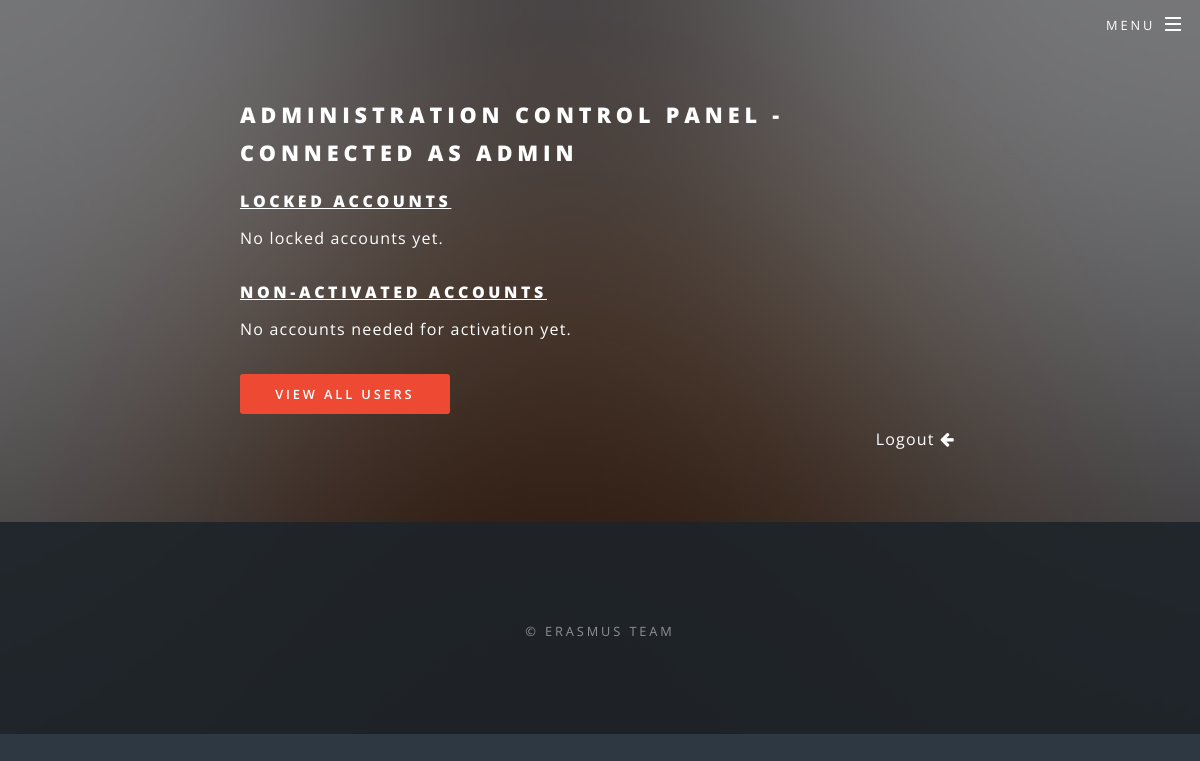
/a/index (signed in), run on an earlier commit of the app's database.
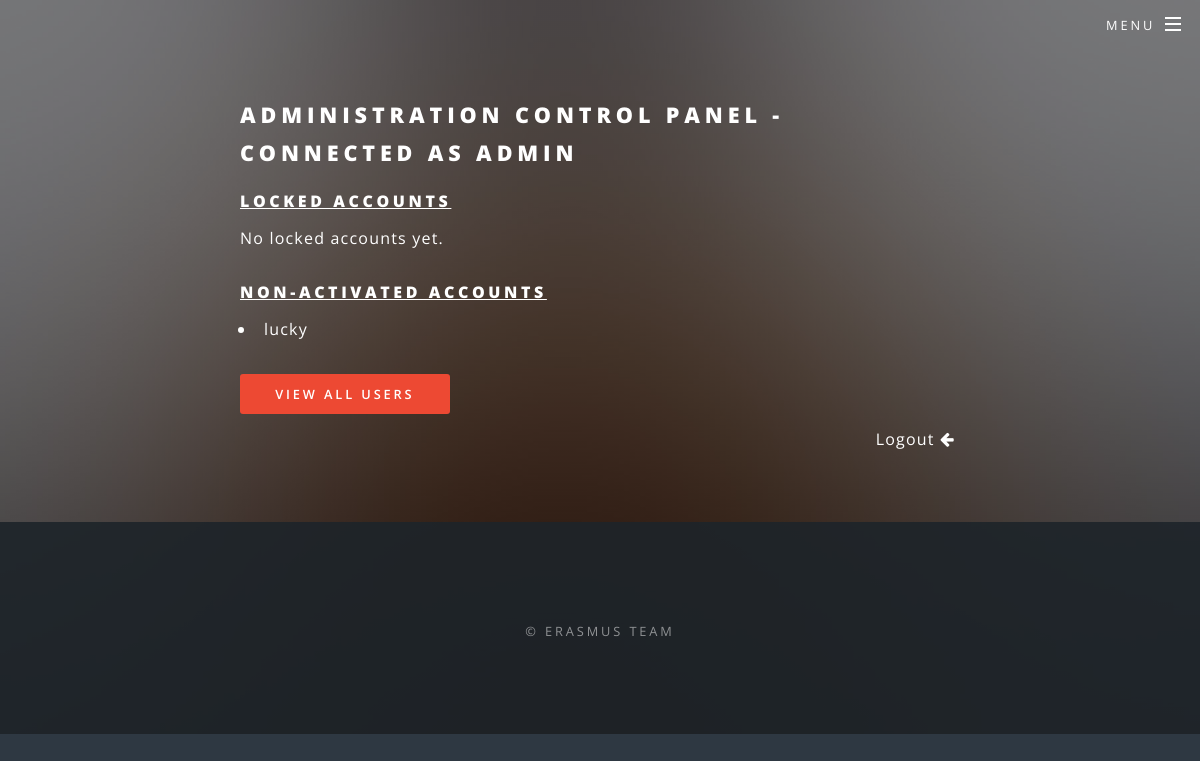
And on a later commit of the database.
### app/models.py (models this page shows, shortened)
class User(UserMixin, db.Model):
    __tablename__ = 'User'
    id = db.Column(db.Integer, primary_key=True)
    username = db.Column(db.String(64), index=True, unique=True)
    email = db.Column(db.String(120), index=True, unique=True)
    hashPassword = db.Column(db.String(128))
    role = db.Column(db.Enum(Role))
    creationDate = db.Column(db.DateTime, index=True, default=datetime.utcnow)
    locked = db.Column(db.Boolean)
    failedLogin = db.Column(db.Integer, default=0)
    logs = db.relationship('Log', backref='user', lazy='dynamic')
    confirmed = db.Column(db.Boolean)
    otp_secret = db.Column(db.String(16))
    activated = db.Column(db.Boolean)

### app/routes.py (the view)
@app.route('/a/index')
@login_required
def admin():
    role = current_user.role
    if role != Role.admin:
        return redirect(url_for("index"))
    locked_users = User.query.filter_by(locked=True).all()
    non_activated_users = User.query.filter_by(activated=False).all()
    return render_template('/a/index.html', title="Administration control panel", admin=admin, locked_users=locked_users,
    non_activated_users=non_activated_users)

### app/models.py (called while the page is built)
@login.user_loader
def load_user(id):
    return User.query.get(int(id))

### app/templates/a/index.html
{% extends "base.html" %}
{% block content %}
  <h2>Administration control panel - Connected as {{ current_user.username }}</h2>
  <h1><u>Locked accounts</u></h1>
  {% if not locked_users %}
    <p>No locked accounts yet.</p>
  {% else %}
    <ul>
      {% for locked_user in locked_users %}
      <li><a href="{{ url_for('profile', id=locked_user.id) }}">{{ locked_user.username }}</a></li>
      {% endfor %}
    </ul>
  {% endif %}
  <h1><u>Non-activated accounts</u></h1>
  {% if not non_activated_users %}
    <p>No accounts needed for activation yet.</p>
  {% else %}
    <ul>
      {% for non_activated_user in non_activated_users %}
      <li><a href="{{ url_for('profile', id=non_activated_user.id) }}">{{ non_activated_user.username }}</a></li>
      {% endfor %}
    </ul>
  {% endif %}
  <a href="{{ url_for('users')}}" class="button primary small">View all users</a></li>
  <a href="{{ url_for('logout') }}" >
    <div id="button_upload" >
        Logout <span class="fa fa-arrow-left"></span>
    </div>
</a>
{% endblock %}

### app/templates/base.html (shortened to what this page needs)
<!DOCTYPE HTML>
<html lang="en">
	<head>
		<link rel="stylesheet" href="{{ url_for('static', filename='css/main.css') }}" />
	</head>
	<body class="landing is-preload">
			<div id="page-wrapper">
					<header id="header" class="alt">
						<nav id="nav">
							<ul>
								<li class="special">
									<a href="#menu" class="menuToggle"><span>Menu</span></a>
								</li>
							</ul>
						</nav>
					</header>
					<section id="cta" class="wrapper style4">
						<div class="inner">
							<div style="width:100%">
								{% block content %}{% endblock %}
							</div>
						</div>
					</section>
					<footer id="footer">
						<ul class="copyright">
							<li>&copy; erasmus team</li>
						</ul>
					</footer>
			</div>
	</body>
</html>

What changed in the data, as far as the page shows it:
added User: username "lucky"
Also different on the page:
text no longer shown: "No accounts needed for activation yet."
